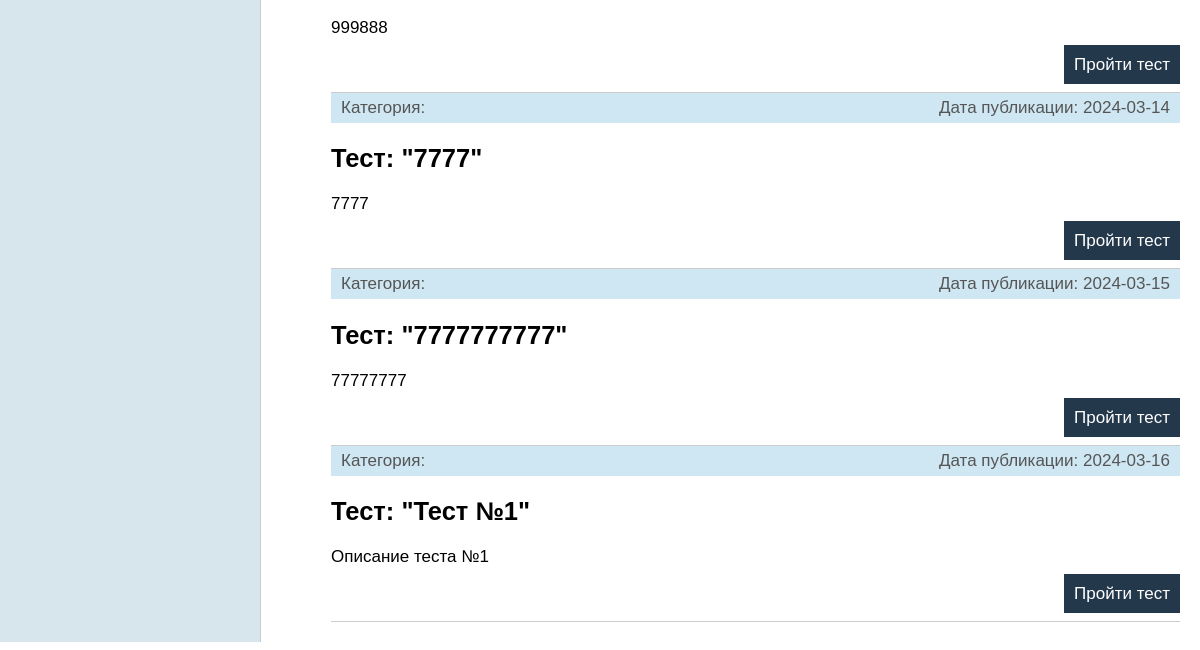
Page /catalog/ (lower part) on the earlier database version.
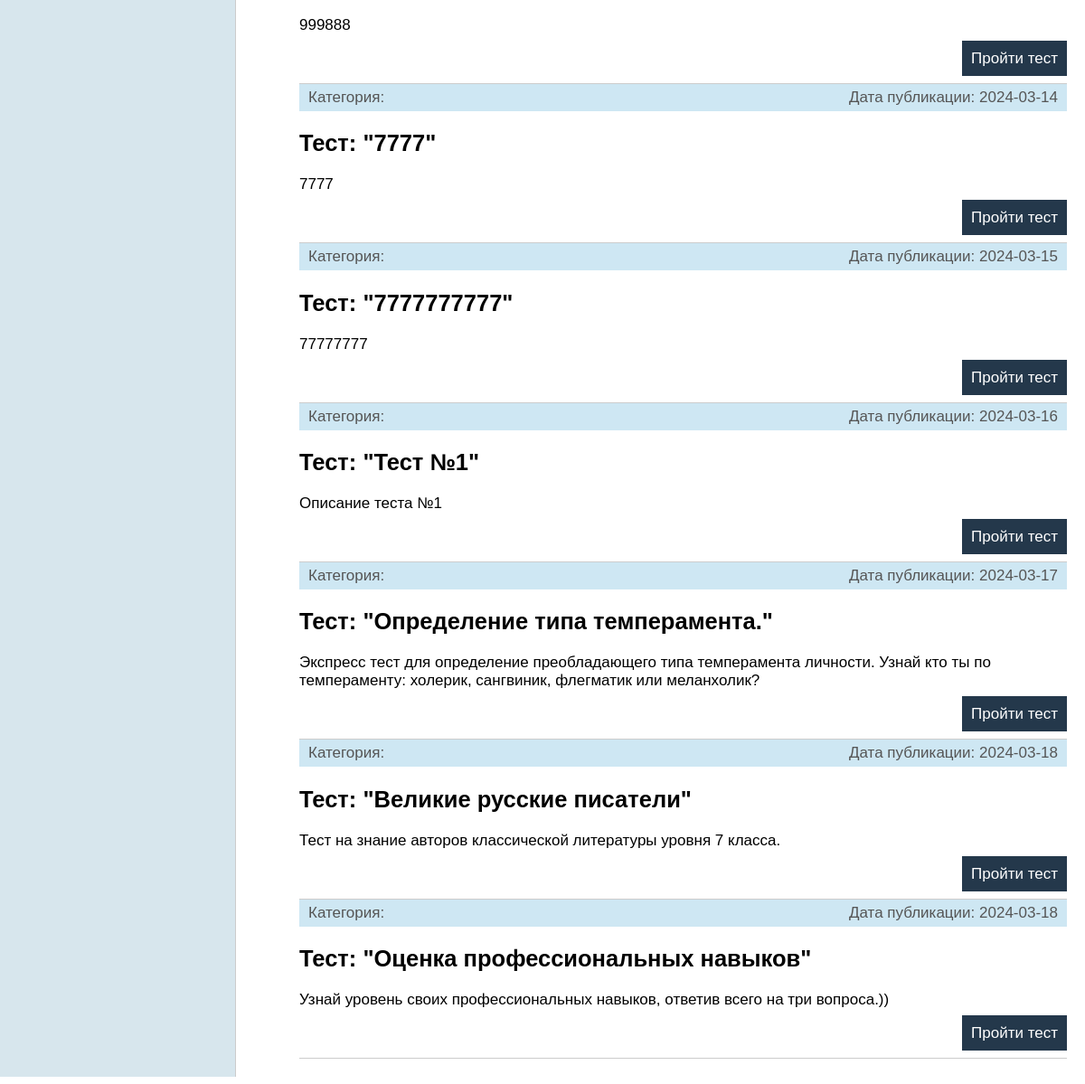
Same page on the later database version.
### main/models.py (models this page shows, shortened)
class Tests(models.Model):
    title = models.CharField(max_length=250, verbose_name="Название теста")  # Названия теста
    review = models.TextField(blank=True, verbose_name="Отписание теста")  # Описания теста
    manual = models.TextField(blank=True,
                              verbose_name="Инструкция по выполеннию теста")  # Инструкции по прохождению теста
    number_of_questions = models.PositiveIntegerField(
        verbose_name="Количество вопросов в тесте")  # Количества вопросов в тесте
    number_of_сhoice = models.PositiveIntegerField(
        verbose_name="Количество вариантов ответа")  # Количества вариантов ответа
    time_create = models.DateTimeField(auto_now_add=True)
    time_update = models.DateTimeField(auto_now=True)
    category_key = models.ForeignKey('Categories', on_delete=models.PROTECT, null=True, verbose_name="Категория")
    author = models.ForeignKey(get_user_model(), on_delete=models.SET_NULL, related_name='author_test', null=True,
                               default=None, verbose_name="Автор")
    is_published = models.BooleanField(default=True)  # Отметка о публикации
    def get_absolute_url(self):
        return reverse('test', kwargs={'test_id': self.pk})
    class Meta:  # Задаем настройки отображения модел в понели администратора.
        verbose_name = 'Тесты'  # Задаем отображение имени модели в единственном числе.
        verbose_name_plural = 'Тесты'  # Задаем отображение имени модели во множественном числе.

### catalog/views.py (the view)
# urls.py: path('', TestsCatalog.as_view(), name='catalog'), # Общий перечень тестов
class TestsCatalog(ListView):
    model = Tests
    template_name = 'catalog/catalog.html'
    def get_context_data(self, **kwargs):
        context = super().get_context_data(**kwargs)
        context['list_category'] = Categories.objects.all()
        context['category_selected'] = 0
        context['title'] = 'Каталог тестов'
        return context
    def get_queryset(self):  # Отвечает за отображение только опубликованных тестов.
        return Tests.objects.filter(is_published=True)

### main/models.py (called while the page is built)
    def get_absolute_url(self):
        return reverse('category', kwargs={'category_id': self.pk})

### user/context_processors.py (called while the page is built)
def get_menu(request):
    return {'upper_menu': menu}

### catalog/templates/catalog/catalog.html (shortened to what this page needs)
{% extends 'catalog/base_cat.html' %}
{% block content_cat %}
<ul class="list-articles">
	{% for t in object_list %}
			<li>
				<div class="article-panel">
					<p class="first">Категория: {{t.category_id}}</p>
					<p class="last">Дата публикации: {{t.time_create|date:"Y-m-d"}}</p>
				</div>
				<h2>Тест: "{{t.title}}"</h2>
	        {{ t.review|linebreaks|truncatewords:50}}
			<p class="link-read-post"><a href="{{ t.get_absolute_url }}">Пройти тест</a></p>
			</li>
	{% endfor %}
</ul>
{% endblock %}

Differences in the rows shown:
added Tests: time_create "2024-03-17", title "Определение типа темперамента.", review "Экспресс тест для определение преобладающего типа темперамента личности. Узнай кто ты по темпераменту: холерик, сангвиник, флегматик или меланхолик?"
added Tests: time_create "2024-03-18", title "Великие русские писатели", review "Тест на знание авторов классической литературы уровня 7 класса."
added Tests: time_create "2024-03-18", title "Оценка профессиональных навыков", review "Узнай уровень своих профессиональных навыков, ответив всего на три вопроса.))"
